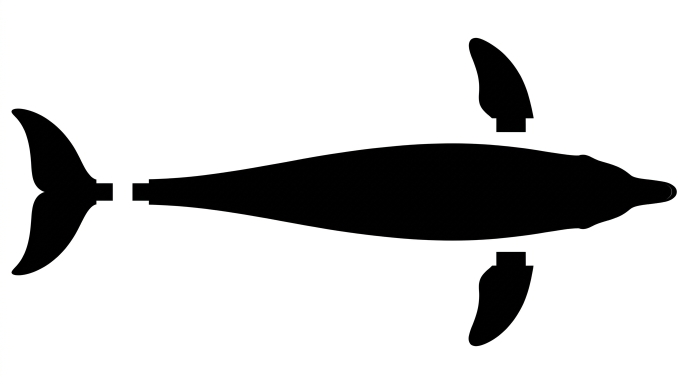
#> input picture scripts/assets-src/mappa2-sealife/delfino.jpeg, 1376 x 768 px (shown at 1/2 size)
$ python mount-icon.py assets-src/mappa2-sealife/delfino.jpeg assets-src/mappa2-sealife/manta.jpeg assets-src/mappa2-sealife/manta.jpeg
#> lines starting #> are read from the running program, lines starting #| are printed output that depends on the picture
#!/usr/bin/env python3
"""Montaggio di un'icona dipinta — PLAN-058 T3.3.

Prende l'immagine generata su sfondo magenta piatto (#FF00FF, come da kit per
Gemini e Grok), toglie il fondo con alfa graduale, decontamina il magenta sui
bordi, ritaglia al soggetto e scrive le quattro taglie WebP con alfa:

    <dest>/<id>.webp      master 512
    <dest>/<id>-128.webp
    <dest>/<id>-64.webp
    <dest>/<id>-32.webp   passata di nitidezza leggera (taglia d'uso piccola)

Uso:
    python scripts/mount-icon.py <sorgente.jpeg|png> <id> <dest-dir>

Le immagini generate con sfondo trasparente (GPT image) passano comunque: il
magenta non c'è e l'alfa originale viene mantenuta.
"""
import pathlib
import sys

import numpy as np
from PIL import Image, ImageFilter

MASTER = 512
SIZES = (128, 64, 32)
MAGENTA = np.array([255.0, 0.0, 255.0])
SOFT_LO, SOFT_HI = 70.0, 170.0  # distanza dal magenta: sotto LO = fondo, sopra HI = soggetto
MARGIN = 0.06                   # aria attorno al soggetto, frazione del lato


def cut_background(img: Image.Image) -> Image.Image:
    rgba = np.array(img.convert("RGBA"), dtype=float)
    rgb = rgba[..., :3]
    dist = np.linalg.norm(rgb - MAGENTA, axis=-1)
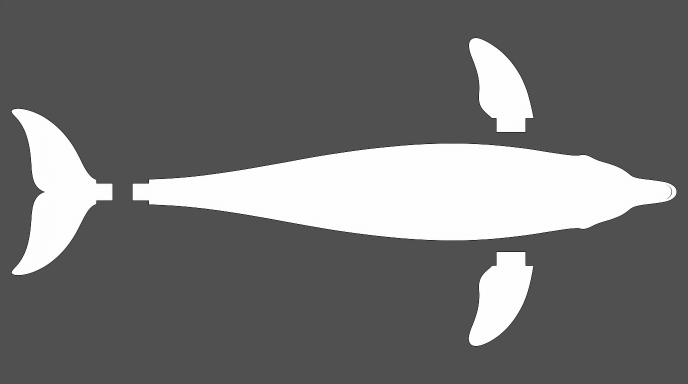
#> dist: shape (768, 1376) float64 (shown at 1/2 size); min 206.3, max 360.6, mean 274.5; drawn with min black and max white
    keep = np.clip((dist - SOFT_LO) / (SOFT_HI - SOFT_LO), 0.0, 1.0)
#> keep: shape (768, 1376) float64; every value is 1
    alpha = np.minimum(keep, rgba[..., 3] / 255.0)
    # decontaminazione: dove il magenta filtra nei bordi (R e B sopra G), riporta R e B al G
    spill = (rgb[..., 0] > rgb[..., 1]) & (rgb[..., 2] > rgb[..., 1]) & (alpha < 1.0)
#> spill: shape (768, 1376) bool; every value is 0
    r = np.where(spill, np.minimum(rgb[..., 0], rgb[..., 1]), rgb[..., 0])
    b = np.where(spill, np.minimum(rgb[..., 2], rgb[..., 1]), rgb[..., 2])
    out = np.dstack([r, rgb[..., 1], b, alpha * 255.0])
    return Image.fromarray(np.clip(out, 0, 255).astype(np.uint8), "RGBA")


def square_crop(img: Image.Image) -> Image.Image:
    alpha = img.getchannel("A").point(lambda v: 255 if v > 8 else 0)
#> alpha: PIL image 1376x768 L; every value is 255
    box = alpha.getbbox()
#> box = (0, 0, 1376, 768)
    if box is None:
        raise SystemExit("ERRORE: nessun soggetto trovato dopo aver tolto il fondo")
    subj = img.crop(box)
    side = int(max(subj.size) * (1 + 2 * MARGIN))
#> side = 1541
    canvas = Image.new("RGBA", (side, side), (0, 0, 0, 0))
#> canvas: PIL image 1541x1541 RGBA; every value is 0
    canvas.alpha_composite(subj, ((side - subj.size[0]) // 2, (side - subj.size[1]) // 2))
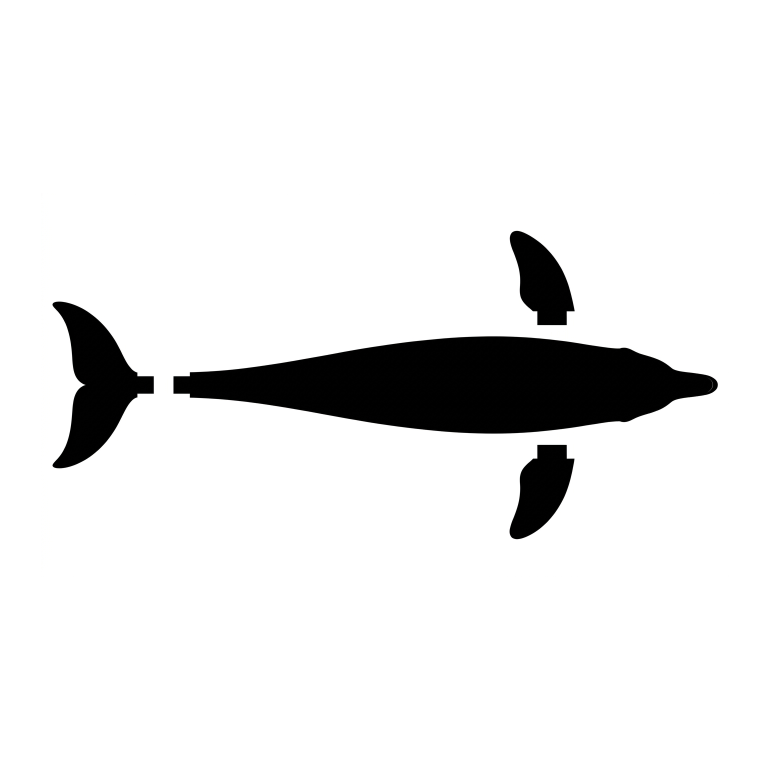
#> canvas: PIL image 1541x1541 RGBA (shown at 1/2 size); mean R, G, B, A 92.1, 92.1, 92.1, 113.5; transparent parts drawn white
    return canvas


def main() -> int:
    if len(sys.argv) != 4:
        print(__doc__)
        return 2
    src, icon_id, dest = pathlib.Path(sys.argv[1]), sys.argv[2], pathlib.Path(sys.argv[3])
    dest.mkdir(parents=True, exist_ok=True)

    cut = square_crop(cut_background(Image.open(src)))
    master = cut.resize((MASTER, MASTER), Image.LANCZOS)
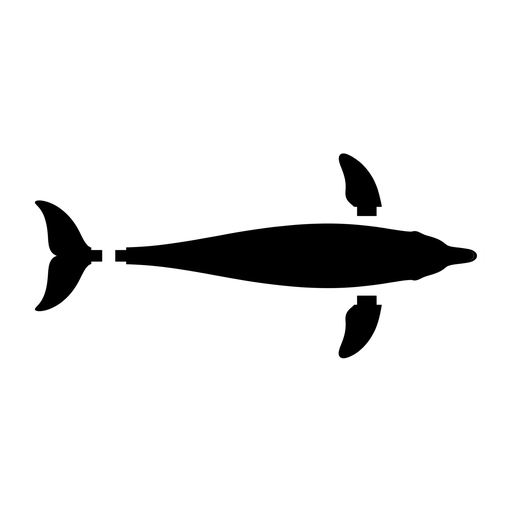
#> master: PIL image 512x512 RGBA; mean R, G, B, A 94.1, 94.1, 94.1, 113.5; transparent parts drawn white
    master.save(dest / f"{icon_id}.webp", "WEBP", quality=92, lossless=False)
    for s in SIZES:
        small = master.resize((s, s), Image.LANCZOS)
        if s <= 32:
            small = small.filter(ImageFilter.UnsharpMask(radius=0.6, percent=60, threshold=2))
        small.save(dest / f"{icon_id}-{s}.webp", "WEBP", quality=92)
#> this loop made 3 passes
#> pass 2, in main, `small = master.resize((s, s), Image.LANCZOS)`:
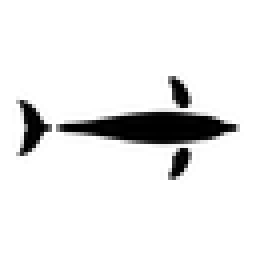
#> small: PIL image 64x64 RGBA (shown 4 times larger); mean R, G, B, A 112.4, 112.4, 112.4, 113.4; transparent parts drawn white
#> pass 3, in main, `small = master.resize((s, s), Image.LANCZOS)`:
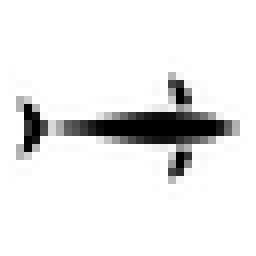
#> small: PIL image 32x32 RGBA (shown 8 times larger); mean R, G, B, A 126.5, 126.5, 126.5, 113.3; transparent parts drawn white
    print(f"{icon_id}: {dest}/ (512, 128, 64, 32)")
    return 0


if __name__ == "__main__":
    sys.exit(main())
#> (the program exits here)
